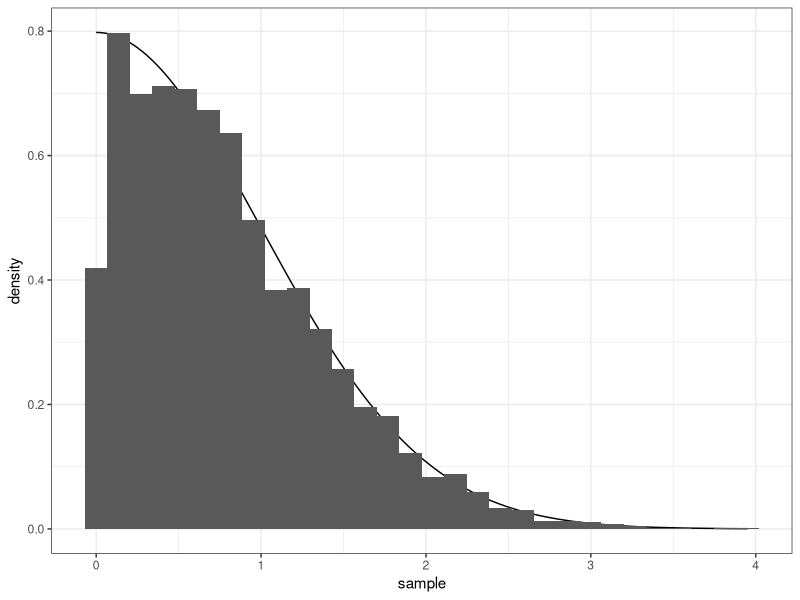

The R source for this figure:
## ---- chunk 1
knitr::opts_chunk$set(echo = TRUE)
rm(list = ls())
library(ggplot2)
library(dplyr)
## ---- chunk 2
q <- function(theta){
  exp(-theta^2/2)
}
g_2 <- function(theta){
  exp(-theta)
}
M <- exp(1/2)

res <- c()
iter <- 0
while(length(res) < 5000){
  iter <- iter + 1
  samp <- rexp(1)
  alpha <- q(samp)/(M*g_2(samp))
  U <- runif(1)
  if(U < alpha){
    res <- append(res, samp)
  }
}
## ---- chunk 3
5000/iter
## ---- chunk 4
df <- tibble(sample = res, density = sqrt(2/pi)*q(res))
df %>% ggplot(aes(x = sample,y=density)) + geom_line() + geom_histogram(aes(sample, y =after_stat(density)), inherit.aes = FALSE) + theme_bw()
